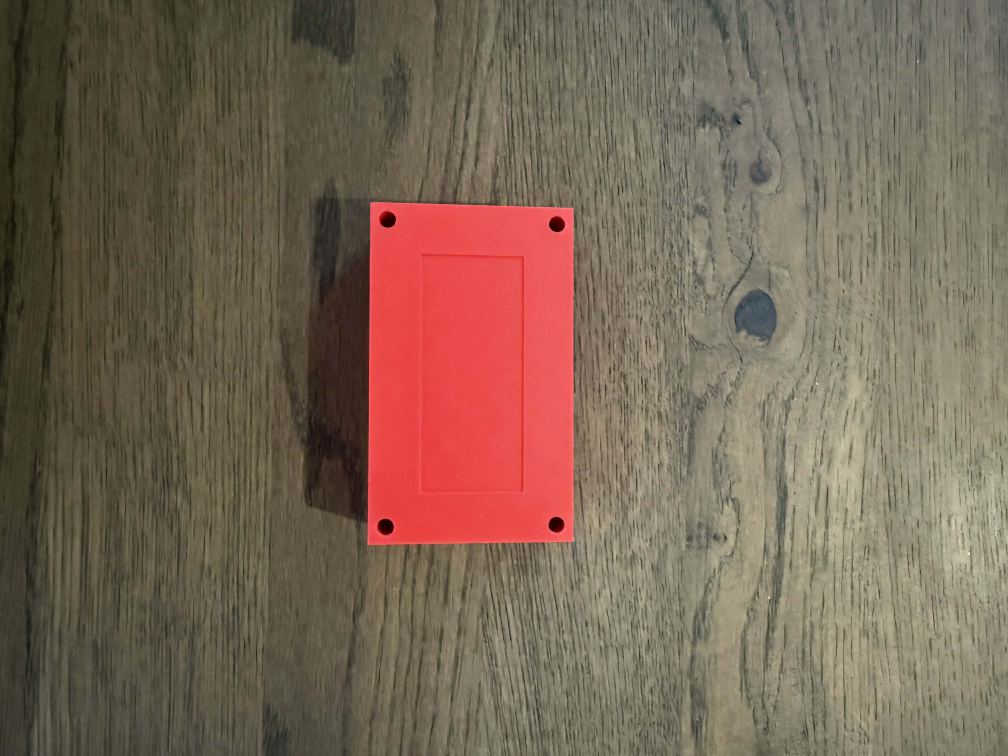
#> input picture 03_data/Sample_images/Sample2.jpg, 4032 x 3024 px (shown at 1/4 size)
$ python contours.py
#> lines starting #> are read from the running program, lines starting #| are printed output that depends on the picture; after the words box and inside, x2 and y2 are one past the last pixel; in counts of white or black regions, pixels touching at a corner belong together
### E_tests/Vision_tests/rescale_size_drawing.py
from pathlib import Path
import numpy as np
import cv2 as cv

# Variables to locate "Sample_images" folder
SCRIPT_DIR = Path(__file__).resolve().parent
PROJECT_ROOT = SCRIPT_DIR.parents[1]
PICTURE_FOLDER = PROJECT_ROOT / "03_data" / "Sample_images"


def load_image(filename: str) -> np.ndarray:
    """Loads an image from the PICTURE_FOLDER directory.

    Args:
        filename (str): Name of the image file to load ("Sample1.jpg").

    Returns:
        NumPy: The loaded image in BGR format.

    Raises:
        AssertionError: if the image file cannot be found or loaded.
    """
#> called with filename = 'Sample2.jpg'
    path = PICTURE_FOLDER / filename
    img = cv.imread(str(path))
#> img is the input picture: shape (3024, 4032, 3); mean B, G, R 85.5, 102, 121.5
    assert img is not None, f"Could not read image: {path}"
    return img


def rescalePicture(frame: np.ndarray, scale: float = 0.4) -> np.ndarray:
    """Rescales the image based on the scale factor.

    Args:
        frame (np.ndarray): Input image loaded by OpenCV.
        scale (float, optional):
            Values <1 shrink the image, values >1 enlarge it.
            Defaults to 0.4.

    Returns:
        NumPy: The resized image.
    """
#> called with scale = 0.2
    width = int(frame.shape[1] * scale)
#> width = 806
    height = int(frame.shape[0] * scale)
#> height = 604
    return cv.resize(frame, (width, height), interpolation=cv.INTER_AREA)
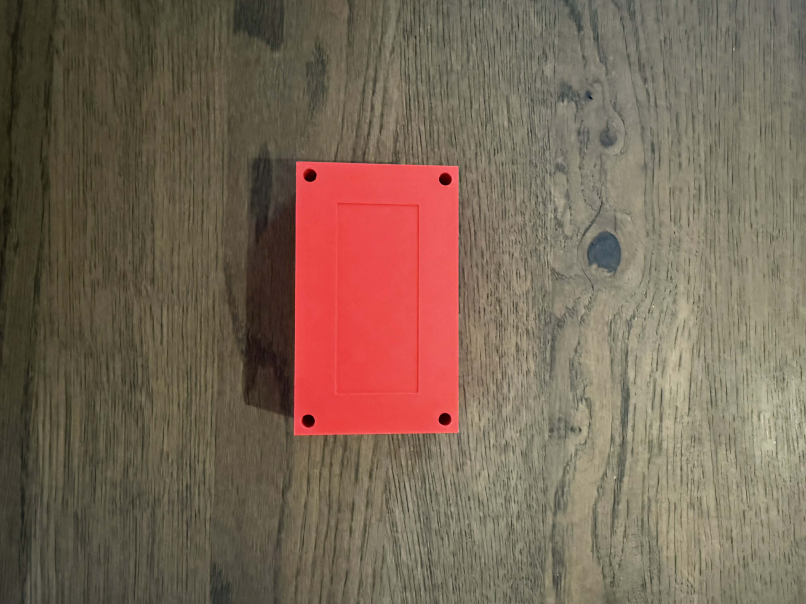
#> returned value: shape (604, 806, 3); mean of channels 0, 1, 2 85.5, 102, 121.5; drawn as B, G, R


# -------------------------------
# DRAWING FUNCTION
# -------------------------------
drawing = False
mode = True
ix, iy = -1, -1
original = None
overlay = None


# [61 lines left out: functions draw_rectangle, main, not called in this run]

# [2 lines that do not run on import are left out]

### E_tests/Vision_tests/contours.py
import cv2 as cv
import numpy as np
from rescale_size_drawing import load_image
from rescale_size_drawing import rescalePicture

img = load_image("Sample2.jpg")
img_resized = rescalePicture(img, scale=0.2)

blank = np.zeros(img_resized.shape, dtype='uint8')
cv.imshow('Blank', blank)

gray = cv.cvtColor(img_resized, cv.COLOR_BGR2GRAY)
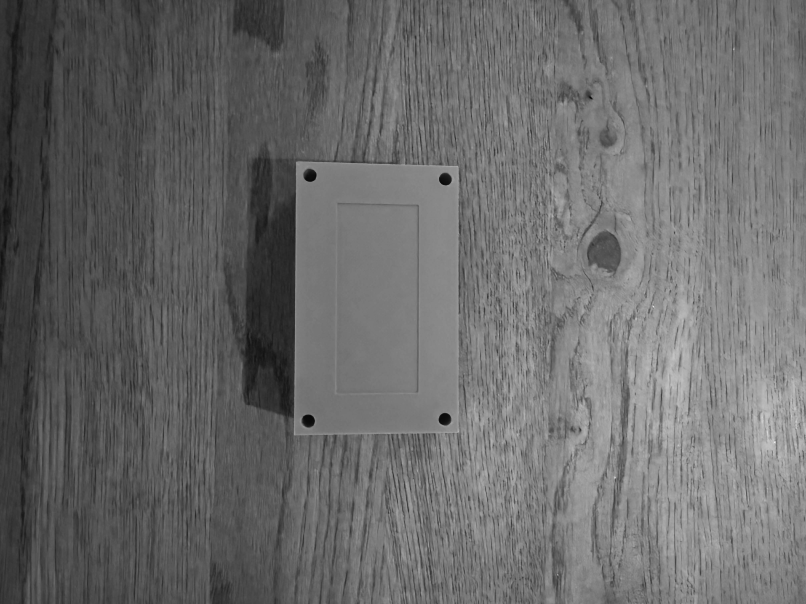
#> gray: shape (604, 806); min 5, max 236, mean 106
blur = cv.GaussianBlur(gray, (1,1), cv.BORDER_DEFAULT)
canny = cv.Canny(blur, 125, 175)
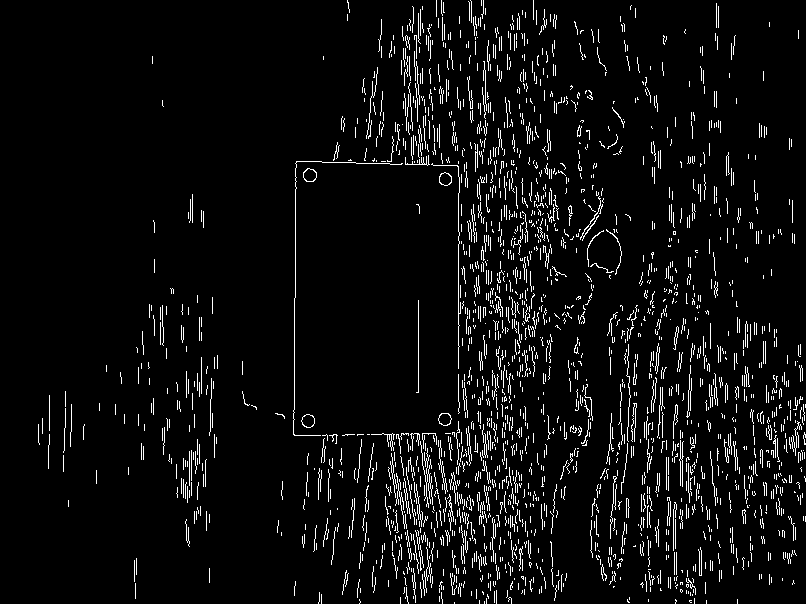
#> canny: shape (604, 806); 5.3% white in thin lines or dots

ret, thresh = cv.threshold(gray, 125, 255, cv.THRESH_BINARY)
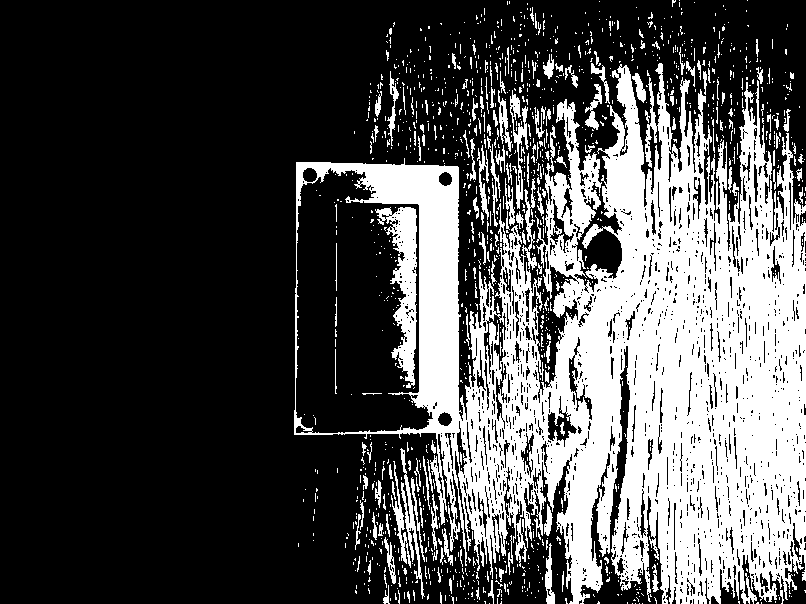
#> thresh: shape (604, 806); 30.3% white; 1356 white regions (1182 under 20 px)

contours, hierarchies = cv.findContours(canny, cv.RETR_LIST, cv.CHAIN_APPROX_SIMPLE)
#> contours = 2061 contours, 2046 with area under 20; largest, box (x1, y1, x2, y2) and area: (303, 168, 317, 182) 139, (301, 414, 315, 428) 133, (439, 172, 452, 186) 126, (303, 168, 317, 182) 126, (301, 414, 315, 428) 126
print(f"{len(contours)} contour(s) found!")
#| 2061 contour(s) found!

cv.drawContours(blank, contours, -1, (0,0,255), 1)
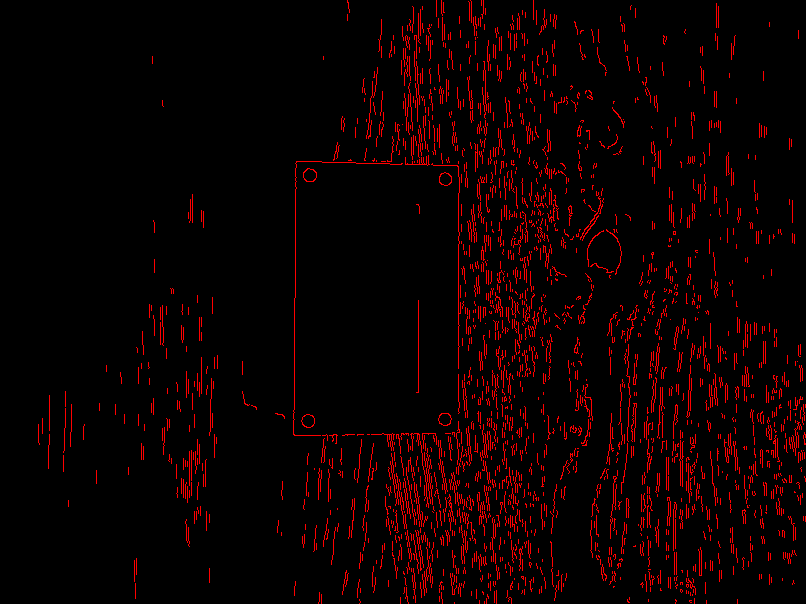
#> blank: shape (604, 806, 3); mean of channels 0, 1, 2 0, 0, 13.6; drawn as B, G, R
cv.imshow('Contours Drawn', blank)
cv.imshow('Canny', canny)

cv.imshow("Sample2", thresh)


cv.waitKey(0)

$ run again, with 03_data/Sample_images/frame_1764083636036.png saved as 03_data/Sample_images/Sample2.jpg
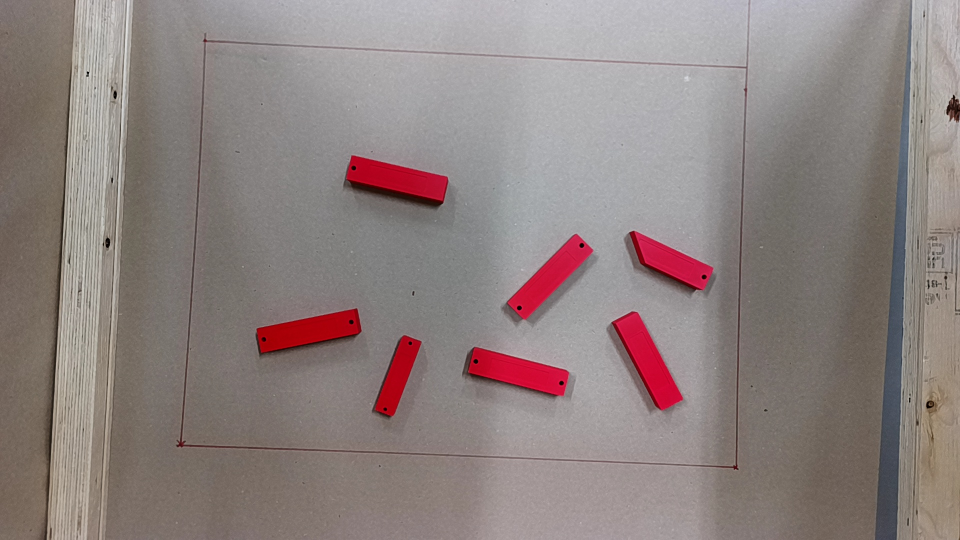
#> input picture 03_data/Sample_images/frame_1764083636036.png, 1920 x 1080 px (shown at 1/2 size)
#> in load_image, img is the input picture: shape (1080, 1920, 3); mean B, G, R 127.9, 129.9, 142
#> canny: shape (216, 384); 2.7% white in thin lines or dots
#> `ret, thresh = cv.threshold(gray, 125, 255, cv.THRESH_BINARY)`:
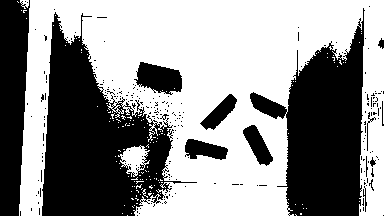
#> thresh: shape (216, 384); 56.3% white; 241 black regions (227 under 20 px)
#> contours = 87 contours, 77 with area under 20; largest, box (x1, y1, x2, y2) and area: (137, 62, 180, 84) 538, (137, 62, 180, 84) 530, (242, 124, 273, 166) 508, (102, 123, 145, 143) 478, (102, 123, 145, 143) 473
#| 87 contour(s) found!
#> `cv.drawContours(blank, contours, -1, (0,0,255), 1)`:
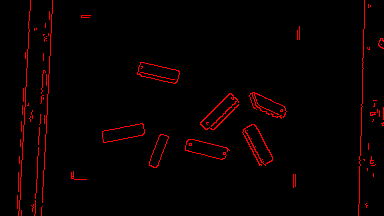
#> blank: shape (216, 384, 3); mean of channels 0, 1, 2 0, 0, 6.8; drawn as B, G, R

$ run again, with 03_data/Sample_images/frame_1764083658636.png saved as 03_data/Sample_images/Sample2.jpg
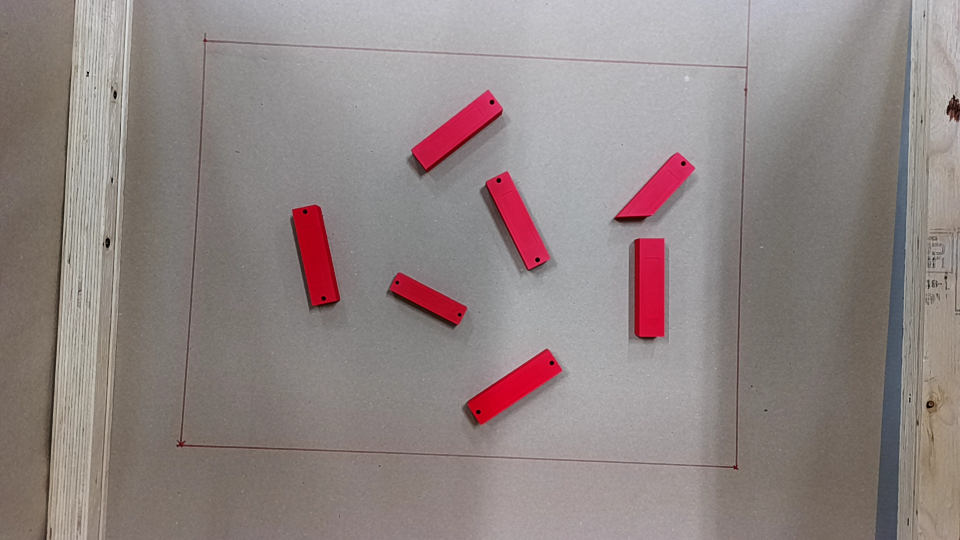
#> input picture 03_data/Sample_images/frame_1764083658636.png, 1920 x 1080 px (shown at 1/2 size)
#> in load_image, img is the input picture: shape (1080, 1920, 3); mean B, G, R 131.6, 132.9, 144.4
#> canny: shape (216, 384); 2.8% white in thin lines or dots
#> `ret, thresh = cv.threshold(gray, 125, 255, cv.THRESH_BINARY)`:
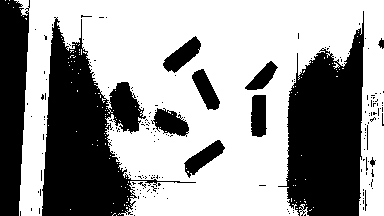
#> thresh: shape (216, 384); 60.4% white; 192 black regions (179 under 20 px)
#> contours = 100 contours, 84 with area under 20; largest, box (x1, y1, x2, y2) and area: (192, 68, 223, 111) 577, (251, 95, 267, 137) 564, (192, 68, 221, 110) 530, (116, 82, 136, 124) 526, (116, 82, 136, 124) 522
#| 100 contour(s) found!
#> `cv.drawContours(blank, contours, -1, (0,0,255), 1)`:
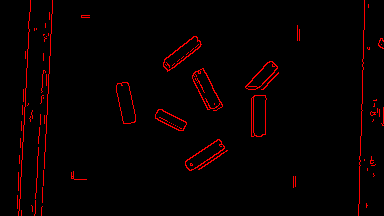
#> blank: shape (216, 384, 3); mean of channels 0, 1, 2 0, 0, 7; drawn as B, G, R

$ run again, with 03_data/Sample_images/frame_1764083678980.png saved as 03_data/Sample_images/Sample2.jpg
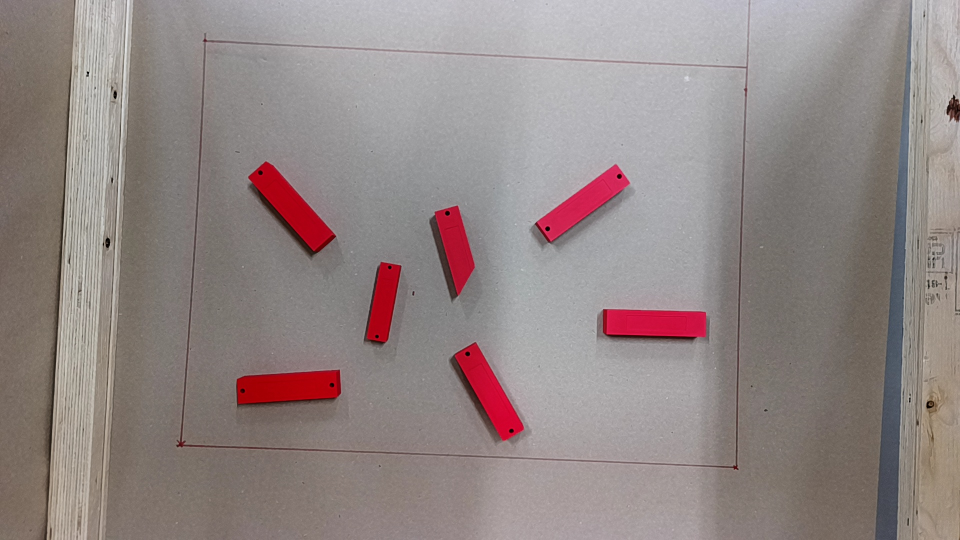
#> input picture 03_data/Sample_images/frame_1764083678980.png, 1920 x 1080 px (shown at 1/2 size)
#> in load_image, img is the input picture: shape (1080, 1920, 3); mean B, G, R 133.2, 134.6, 146.3
#> canny: shape (216, 384); 2.6% white in thin lines or dots
#> `ret, thresh = cv.threshold(gray, 125, 255, cv.THRESH_BINARY)`:
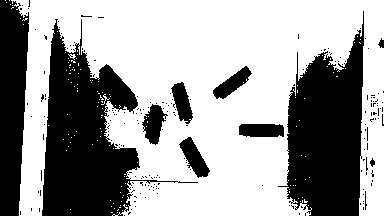
#> thresh: shape (216, 384); 61.8% white; 195 black regions (184 under 20 px)
#> contours = 78 contours, 66 with area under 20; largest, box (x1, y1, x2, y2) and area: (99, 64, 134, 103) 566, (180, 137, 210, 178) 544, (94, 148, 137, 163) 509, (94, 148, 137, 163) 505, (99, 64, 134, 103) 500
#| 78 contour(s) found!
#> `cv.drawContours(blank, contours, -1, (0,0,255), 1)`:
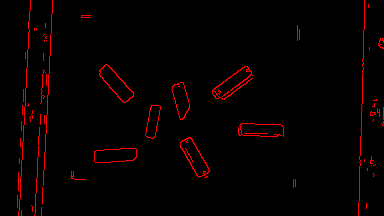
#> blank: shape (216, 384, 3); mean of channels 0, 1, 2 0, 0, 6.5; drawn as B, G, R
